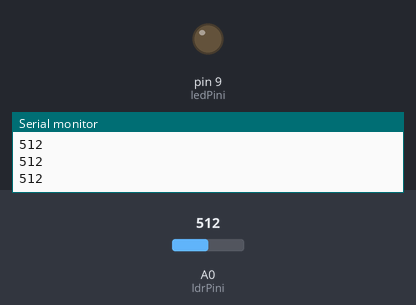
Bench run of a sketch on a simulated Arduino Uno, built with avr-gcc and run on an emulated ATmega328P. Shown: output pins drawn as LEDs (lit = HIGH), the last lines printed to the serial monitor. Inputs (shaded band) come from the test bench; at power-on: A0 (ldrPini) = 512.

Above: at 1.2 s.
1.3 s: A0 (ldrPini) set to 491
At 2.4 s:
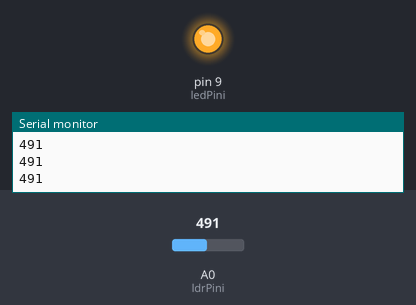
2.8 s: A0 (ldrPini) set to 510
At 3.7 s:
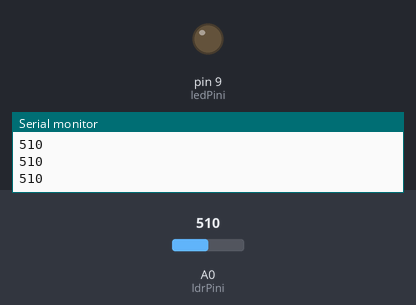
4.3 s: A0 (ldrPini) set to 490
At 5.0 s:
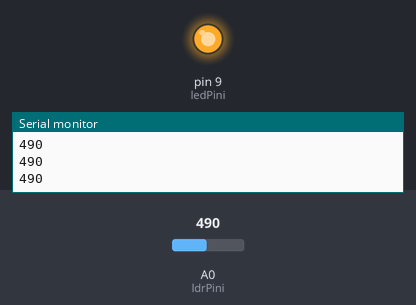
Timing chart, 0 to 7.3 s (numbered marks = the images above; inputs shaded):
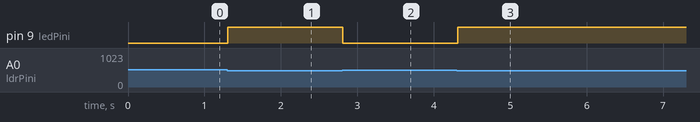

The sketch:

p07_karanlikta_yanan_lamba.ino
```cpp
const byte ldrPini = A0;
const byte ledPini = 9;
const int esikDegeri = 500;
const unsigned long haberlesmeHizi = 9600;
const byte beklemeMs = 100;

void setup() {
  pinMode(ledPini, OUTPUT);
  Serial.begin(haberlesmeHizi);
}

void loop() {
  int okuma = analogRead(ldrPini);
  Serial.println(okuma);
  if (okuma < esikDegeri) {
    digitalWrite(ledPini, HIGH);
  } else {
    digitalWrite(ledPini, LOW);
  }
  delay(beklemeMs);
}
```

Measured:
- the behaviour switches between 500 and 499 on A0 (ldrPini) (found by bisection; images 0 and 1)
- after the input at 1.3 s, pin 9 (ledPini): LOW → HIGH at once
- after the input at 2.8 s, pin 9 (ledPini): HIGH → LOW at once
- after the input at 4.3 s, pin 9 (ledPini): LOW → HIGH at once
